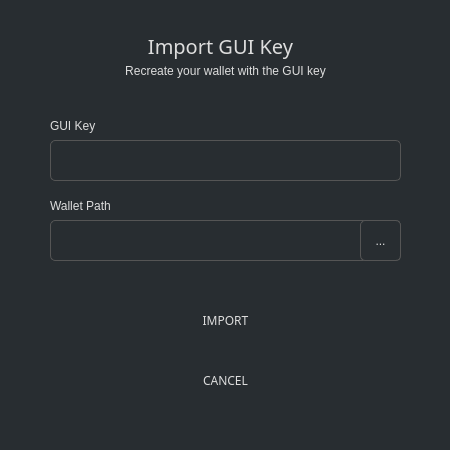
<?xml version="1.0" encoding="UTF-8"?>
<ui version="4.0">
 <class>ImportGUIKeyDialog</class>
 <widget class="QDialog" name="ImportGUIKeyDialog">
  <property name="geometry">
   <rect>
    <x>0</x>
    <y>0</y>
    <width>450</width>
    <height>450</height>
   </rect>
  </property>
  <property name="windowTitle">
   <string>Import GUI key</string>
  </property>
  <property name="styleSheet">
   <string notr="true">border: 0px; background-color: #282d31; color: #ddd;</string>
  </property>
  <layout class="QVBoxLayout" name="verticalLayout">
   <property name="leftMargin">
    <number>0</number>
   </property>
   <property name="topMargin">
    <number>0</number>
   </property>
   <property name="rightMargin">
    <number>0</number>
   </property>
   <property name="bottomMargin">
    <number>0</number>
   </property>
   <item>
    <widget class="QGroupBox" name="groupBox">
     <property name="maximumSize">
      <size>
       <width>450</width>
       <height>450</height>
      </size>
     </property>
     <property name="styleSheet">
      <string notr="true"/>
     </property>
     <property name="title">
      <string/>
     </property>
     <widget class="QLabel" name="label_3">
      <property name="geometry">
       <rect>
        <x>60</x>
        <y>30</y>
        <width>321</width>
        <height>31</height>
       </rect>
      </property>
      <property name="font">
       <font>
        <family>Poppins</family>
        <pointsize>15</pointsize>
       </font>
      </property>
      <property name="styleSheet">
       <string notr="true">color: #ddd; border-right: 0px;</string>
      </property>
      <property name="text">
       <string>Import GUI Key</string>
      </property>
      <property name="alignment">
       <set>Qt::AlignCenter</set>
      </property>
     </widget>
     <widget class="QLabel" name="label">
      <property name="geometry">
       <rect>
        <x>50</x>
        <y>110</y>
        <width>351</width>
        <height>31</height>
       </rect>
      </property>
      <property name="font">
       <font/>
      </property>
      <property name="styleSheet">
       <string notr="true">color: #ddd;border-right: 0px;</string>
      </property>
      <property name="text">
       <string>GUI Key</string>
      </property>
     </widget>
     <widget class="QLineEdit" name="m_keyEdit">
      <property name="geometry">
       <rect>
        <x>50</x>
        <y>140</y>
        <width>351</width>
        <height>41</height>
       </rect>
      </property>
      <property name="minimumSize">
       <size>
        <width>0</width>
        <height>31</height>
       </size>
      </property>
      <property name="font">
       <font>
        <family>Poppins</family>
       </font>
      </property>
      <property name="styleSheet">
       <string notr="true">padding: 3px; border: 1px solid #555; border-radius: 5px;   color: #aaa;</string>
      </property>
     </widget>
     <widget class="QLabel" name="label_2">
      <property name="geometry">
       <rect>
        <x>50</x>
        <y>190</y>
        <width>341</width>
        <height>31</height>
       </rect>
      </property>
      <property name="font">
       <font/>
      </property>
      <property name="styleSheet">
       <string notr="true">color: #ddd;border-right: 0px;</string>
      </property>
      <property name="text">
       <string>Wallet Path</string>
      </property>
     </widget>
     <widget class="QLineEdit" name="m_pathEdit">
      <property name="geometry">
       <rect>
        <x>50</x>
        <y>220</y>
        <width>351</width>
        <height>41</height>
       </rect>
      </property>
      <property name="minimumSize">
       <size>
        <width>0</width>
        <height>31</height>
       </size>
      </property>
      <property name="font">
       <font>
        <family>Poppins</family>
       </font>
      </property>
      <property name="styleSheet">
       <string notr="true">padding: 3px; border: 1px solid #555; border-radius: 5px;   color: #aaa;</string>
      </property>
     </widget>
     <widget class="QToolButton" name="m_selectPathButton">
      <property name="geometry">
       <rect>
        <x>360</x>
        <y>220</y>
        <width>41</width>
        <height>41</height>
       </rect>
      </property>
      <property name="styleSheet">
       <string notr="true">border: 1px solid #555;
border-radius: 5px;
color: #ddd;
padding: 3px;   </string>
      </property>
      <property name="text">
       <string>...</string>
      </property>
     </widget>
     <widget class="QPushButton" name="b2_okButton">
      <property name="geometry">
       <rect>
        <x>50</x>
        <y>300</y>
        <width>351</width>
        <height>41</height>
       </rect>
      </property>
      <property name="minimumSize">
       <size>
        <width>131</width>
        <height>31</height>
       </size>
      </property>
      <property name="font">
       <font>
        <family>Poppins</family>
       </font>
      </property>
      <property name="styleSheet">
       <string notr="true">/* This style is handled automatically by EditableStyle.cpp */</string>
      </property>
      <property name="text">
       <string>IMPORT</string>
      </property>
     </widget>
     <widget class="QPushButton" name="b2_cancelButton">
      <property name="geometry">
       <rect>
        <x>50</x>
        <y>360</y>
        <width>351</width>
        <height>41</height>
       </rect>
      </property>
      <property name="minimumSize">
       <size>
        <width>131</width>
        <height>31</height>
       </size>
      </property>
      <property name="font">
       <font>
        <family>Poppins</family>
       </font>
      </property>
      <property name="styleSheet">
       <string notr="true">/* This style is handled automatically by EditableStyle.cpp */</string>
      </property>
      <property name="text">
       <string>CANCEL</string>
      </property>
     </widget>
     <widget class="QLabel" name="label_4">
      <property name="geometry">
       <rect>
        <x>50</x>
        <y>60</y>
        <width>351</width>
        <height>21</height>
       </rect>
      </property>
      <property name="font">
       <font/>
      </property>
      <property name="styleSheet">
       <string notr="true">color: #ddd;border-right: 0px;</string>
      </property>
      <property name="text">
       <string>Recreate your wallet with the GUI key</string>
      </property>
      <property name="alignment">
       <set>Qt::AlignCenter</set>
      </property>
     </widget>
    </widget>
   </item>
  </layout>
 </widget>
 <resources/>
 <connections>
  <connection>
   <sender>b2_okButton</sender>
   <signal>clicked()</signal>
   <receiver>ImportGUIKeyDialog</receiver>
   <slot>accept()</slot>
   <hints>
    <hint type="sourcelabel">
     <x>594</x>
     <y>102</y>
    </hint>
    <hint type="destinationlabel">
     <x>323</x>
     <y>65</y>
    </hint>
   </hints>
  </connection>
  <connection>
   <sender>b2_cancelButton</sender>
   <signal>clicked()</signal>
   <receiver>ImportGUIKeyDialog</receiver>
   <slot>reject()</slot>
   <hints>
    <hint type="sourcelabel">
     <x>511</x>
     <y>102</y>
    </hint>
    <hint type="destinationlabel">
     <x>323</x>
     <y>65</y>
    </hint>
   </hints>
  </connection>
  <connection>
   <sender>m_selectPathButton</sender>
   <signal>clicked()</signal>
   <receiver>ImportGUIKeyDialog</receiver>
   <slot>selectPathClicked()</slot>
   <hints>
    <hint type="sourcelabel">
     <x>620</x>
     <y>54</y>
    </hint>
    <hint type="destinationlabel">
     <x>323</x>
     <y>65</y>
    </hint>
   </hints>
  </connection>
 </connections>
 <slots>
  <slot>selectPathClicked()</slot>
 </slots>
</ui>
